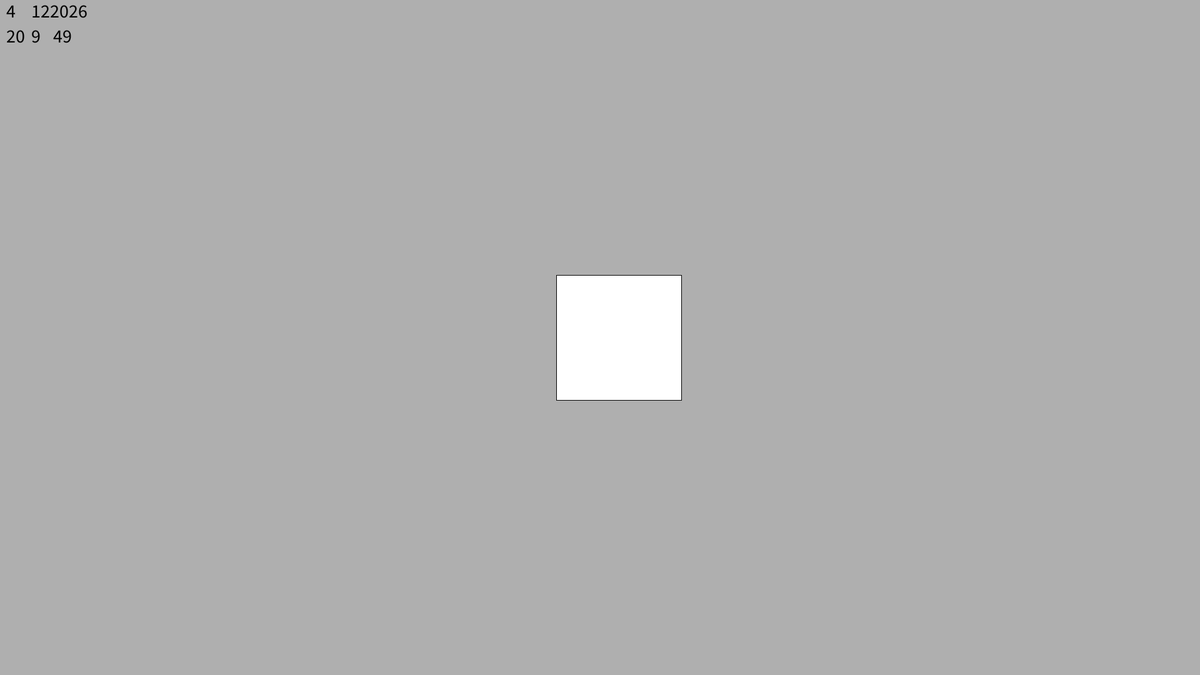
Frame 1 (no input)
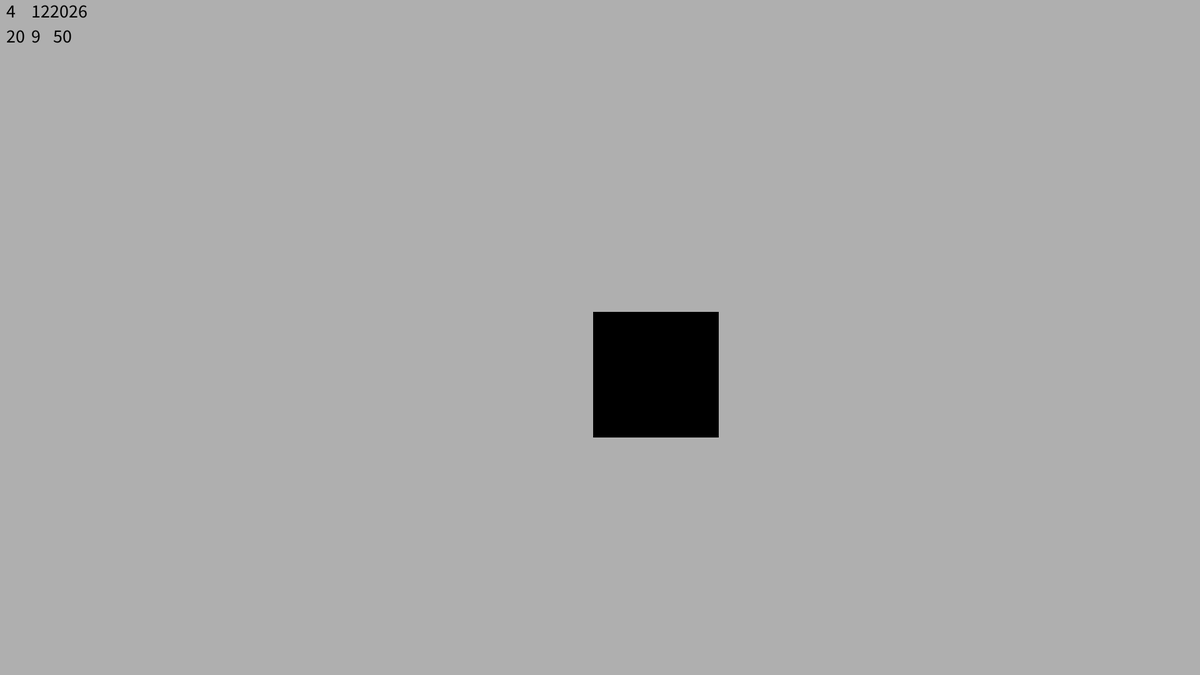
Frame 60 (the mouse pressed at the canvas centre just before this capture)
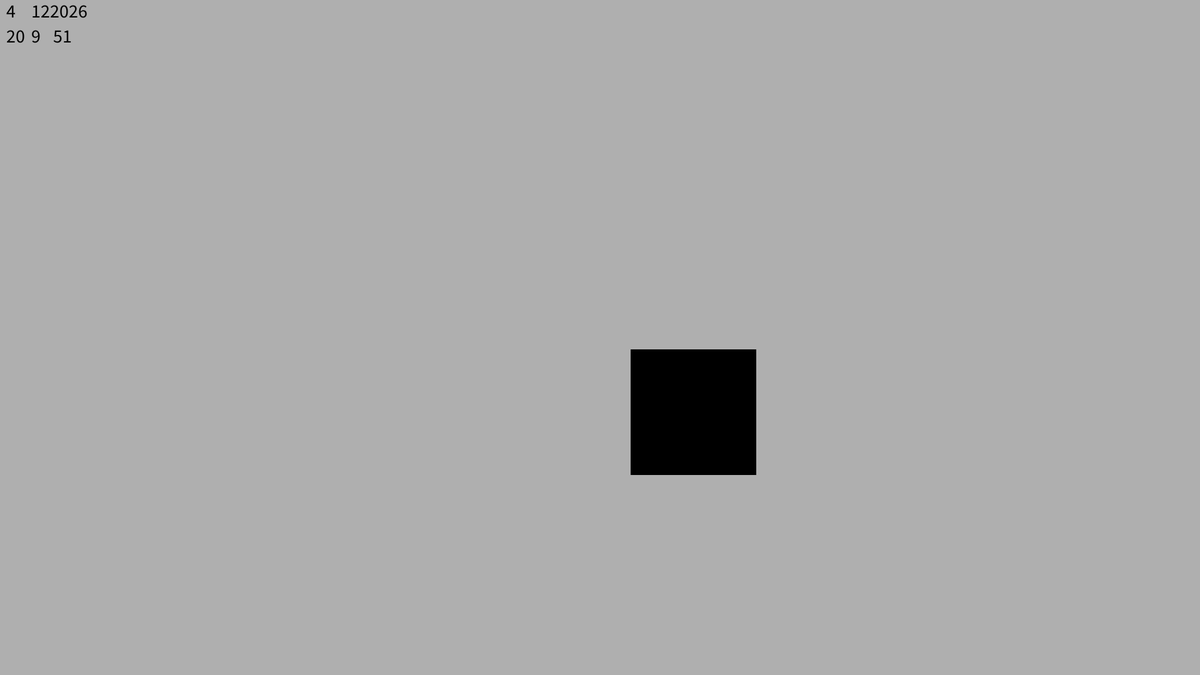
Frame 120 (the mouse held since frame 60 and released just before this capture)

The Processing sketch that drew these frames (run headless with seeded random() and noise(); from frame 60 on, the mouse is pressed at the canvas centre):

// Processing sketch: CD
// ── CD.pde
/*
// This does nothing UwU
println("Goodybe World"); //quotation marks are used so the print command recognises the string

//String has to be capitalised, int has to be lowercase, Float and Boolean can be either
//true and false booleans must be lowercase

String WorldTalk =  "world says pi";
Float pi = 3.141592653589;
int evil = 67;
Boolean PigsFly = false;

println(WorldTalk);
print(pi);

bracket star, star bracket allows multi line comments */

void setup()

{
  size (1920,1080);
 rectMode(RADIUS); //changes the origin from where the rectangle is drawn
}

float rx = 990, ry = 540, rxs = 100, rys = 100;
int R=0, G=0, B =0;
int recmove = 1, reclr = 1;  
void draw()
{
  //frameRate(60);
  /*int Rr = (int)random(0,255), Gr = (int)random(0,255), Br = (int)random(0,255) ;
  R = Rr; 
  G = Gr;
  B = Br;
  background(175);
  fill(R,G,B);
  rect(rx,ry,rxs,rys);
  G = G -1;
  rxs = rxs -1.5;
  rys = rys -1.5;*/
  //due to there being nothing to stop the rectangle at 0,0 in scale it creates another square that keeps increasing
  background(175);
  rect(rx,ry,rxs,rys);
  ry = ry + recmove;
  rx = rx + reclr;
  if (ry == 980) {recmove = -1;}
  if (ry == 100) {recmove = +1;}
  if (rx == 100) {reclr = +1;}
  if (rx == 1820) {reclr = -1;}
  
  
  
  int d = day();    // Values from 1 - 31
int m = month();  // Values from 1 - 12
int y = year();   // 2003, 2004, 2005, etc.
int h = hour();   //values from 0 - 24
int mm = minute(); //values from 0 - 60
int ss = second(); //values from 0 - 60


fill(0,0,0);
textSize(30);
String s = String.valueOf(d);
text(s, 10, 28);
s = String.valueOf(m);
text(s, 50, 28); 
s = String.valueOf(y);
text(s, 80, 28);
s = String.valueOf(h);
text(s, 10, 68);
s = String.valueOf(mm);
text(s, 50, 68);
s = String.valueOf(ss);
text(s, 85, 68);
  
}
